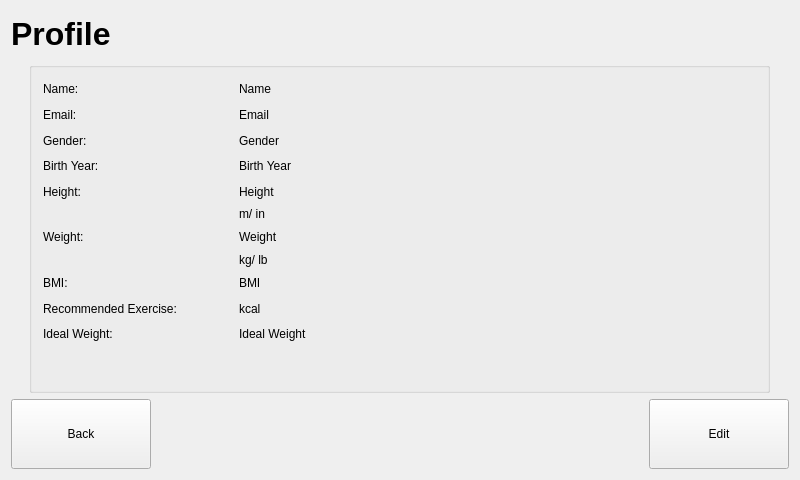
<?xml version="1.0" encoding="UTF-8"?>
<ui version="4.0">
 <class>profile</class>
 <widget class="QWidget" name="profile">
  <property name="geometry">
   <rect>
    <x>0</x>
    <y>0</y>
    <width>800</width>
    <height>480</height>
   </rect>
  </property>
  <property name="windowTitle">
   <string>profile</string>
  </property>
  <layout class="QGridLayout" name="gridLayout">
   <item row="0" column="0">
    <widget class="QLabel" name="lbl_title">
     <property name="font">
      <font>
       <pointsize>24</pointsize>
       <weight>75</weight>
       <bold>true</bold>
      </font>
     </property>
     <property name="text">
      <string>Profile</string>
     </property>
    </widget>
   </item>
   <item row="2" column="0">
    <widget class="QPushButton" name="btn_back">
     <property name="minimumSize">
      <size>
       <width>140</width>
       <height>70</height>
      </size>
     </property>
     <property name="text">
      <string>Back</string>
     </property>
    </widget>
   </item>
   <item row="2" column="1">
    <spacer name="horizontalSpacer">
     <property name="orientation">
      <enum>Qt::Horizontal</enum>
     </property>
     <property name="sizeHint" stdset="0">
      <size>
       <width>487</width>
       <height>20</height>
      </size>
     </property>
    </spacer>
   </item>
   <item row="2" column="2">
    <widget class="QPushButton" name="btn_edit">
     <property name="minimumSize">
      <size>
       <width>140</width>
       <height>70</height>
      </size>
     </property>
     <property name="text">
      <string>Edit</string>
     </property>
    </widget>
   </item>
   <item row="1" column="0" colspan="3" alignment="Qt::AlignHCenter|Qt::AlignVCenter">
    <widget class="QGroupBox" name="groupBox">
     <property name="minimumSize">
      <size>
       <width>741</width>
       <height>331</height>
      </size>
     </property>
     <property name="font">
      <font>
       <family>Arial</family>
      </font>
     </property>
     <property name="title">
      <string/>
     </property>
     <layout class="QFormLayout" name="formLayout">
      <item row="0" column="0">
       <widget class="QLabel" name="lbl_name">
        <property name="minimumSize">
         <size>
          <width>50</width>
          <height>20</height>
         </size>
        </property>
        <property name="text">
         <string>Name:</string>
        </property>
       </widget>
      </item>
      <item row="0" column="1">
       <widget class="QLabel" name="lbl__nameVal">
        <property name="text">
         <string>Name</string>
        </property>
       </widget>
      </item>
      <item row="1" column="0">
       <widget class="QLabel" name="lbl_email">
        <property name="minimumSize">
         <size>
          <width>35</width>
          <height>20</height>
         </size>
        </property>
        <property name="text">
         <string>Email:</string>
        </property>
       </widget>
      </item>
      <item row="1" column="1">
       <widget class="QLabel" name="lbl_emailVal">
        <property name="text">
         <string>Email</string>
        </property>
       </widget>
      </item>
      <item row="2" column="0">
       <widget class="QLabel" name="lbl_gender">
        <property name="minimumSize">
         <size>
          <width>61</width>
          <height>19</height>
         </size>
        </property>
        <property name="text">
         <string>Gender:</string>
        </property>
       </widget>
      </item>
      <item row="2" column="1">
       <widget class="QLabel" name="lbl_genderVal">
        <property name="text">
         <string>Gender</string>
        </property>
       </widget>
      </item>
      <item row="3" column="0">
       <widget class="QLabel" name="lbl_birthYear">
        <property name="minimumSize">
         <size>
          <width>80</width>
          <height>20</height>
         </size>
        </property>
        <property name="text">
         <string>Birth Year:</string>
        </property>
       </widget>
      </item>
      <item row="3" column="1">
       <widget class="QLabel" name="lbl_birthYearVal">
        <property name="text">
         <string>Birth Year</string>
        </property>
       </widget>
      </item>
      <item row="4" column="0">
       <widget class="QLabel" name="lbl_height">
        <property name="minimumSize">
         <size>
          <width>55</width>
          <height>19</height>
         </size>
        </property>
        <property name="text">
         <string>Height:</string>
        </property>
       </widget>
      </item>
      <item row="4" column="1">
       <widget class="QLabel" name="lbl_heightVal">
        <property name="text">
         <string>Height</string>
        </property>
       </widget>
      </item>
      <item row="5" column="1">
       <widget class="QLabel" name="lbl_heightUnits">
        <property name="text">
         <string>m/ in</string>
        </property>
       </widget>
      </item>
      <item row="6" column="0">
       <widget class="QLabel" name="lbl_weight">
        <property name="minimumSize">
         <size>
          <width>57</width>
          <height>20</height>
         </size>
        </property>
        <property name="text">
         <string>Weight:</string>
        </property>
       </widget>
      </item>
      <item row="6" column="1">
       <widget class="QLabel" name="lbl_weightVal">
        <property name="text">
         <string>Weight</string>
        </property>
       </widget>
      </item>
      <item row="7" column="1">
       <widget class="QLabel" name="lbl_weightUnits">
        <property name="text">
         <string>kg/ lb</string>
        </property>
       </widget>
      </item>
      <item row="8" column="0">
       <widget class="QLabel" name="lbl_bmi">
        <property name="minimumSize">
         <size>
          <width>35</width>
          <height>20</height>
         </size>
        </property>
        <property name="text">
         <string>BMI:</string>
        </property>
       </widget>
      </item>
      <item row="8" column="1">
       <widget class="QLabel" name="lbl_bmiVal">
        <property name="minimumSize">
         <size>
          <width>513</width>
          <height>20</height>
         </size>
        </property>
        <property name="text">
         <string>BMI</string>
        </property>
       </widget>
      </item>
      <item row="9" column="1">
       <widget class="QLabel" name="lbl_exerciseVal">
        <property name="minimumSize">
         <size>
          <width>513</width>
          <height>19</height>
         </size>
        </property>
        <property name="text">
         <string>kcal</string>
        </property>
       </widget>
      </item>
      <item row="10" column="0">
       <widget class="QLabel" name="lbl_idealWeight">
        <property name="minimumSize">
         <size>
          <width>103</width>
          <height>20</height>
         </size>
        </property>
        <property name="text">
         <string>Ideal Weight: </string>
        </property>
       </widget>
      </item>
      <item row="10" column="1">
       <widget class="QLabel" name="lbl_idealWeightVal">
        <property name="minimumSize">
         <size>
          <width>513</width>
          <height>20</height>
         </size>
        </property>
        <property name="text">
         <string>Ideal Weight</string>
        </property>
       </widget>
      </item>
      <item row="9" column="0">
       <widget class="QLabel" name="lbl_exercise">
        <property name="minimumSize">
         <size>
          <width>190</width>
          <height>19</height>
         </size>
        </property>
        <property name="text">
         <string>Recommended Exercise:</string>
        </property>
       </widget>
      </item>
     </layout>
    </widget>
   </item>
  </layout>
 </widget>
 <layoutdefault spacing="6" margin="11"/>
 <resources/>
 <connections/>
</ui>
